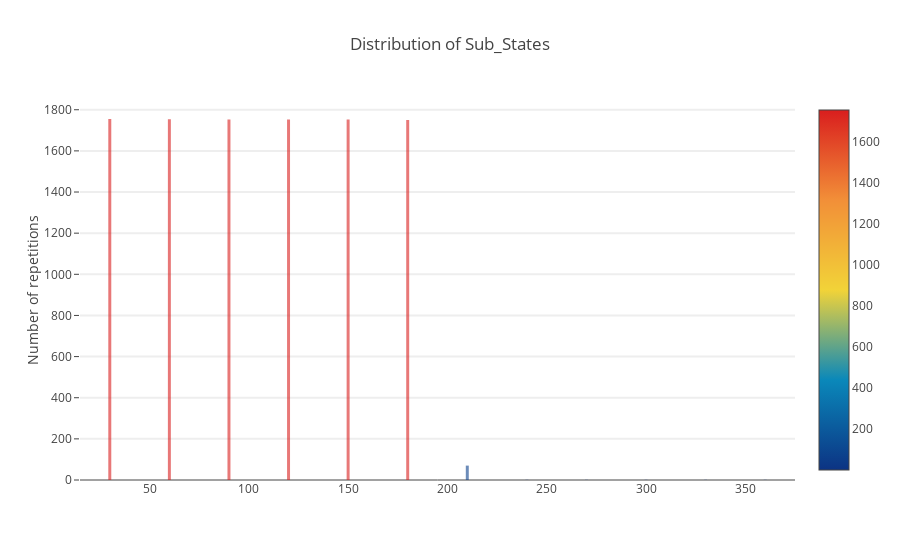

The notebook cell saved with this chart:
### Code cell
best_sub_states(ones)

### Figure 1 — Plotly figure (JSON) as saved in the notebook; plotly's stock layout.template omitted (floating-point values rounded to 4 significant figures)
{"data": [{"marker": {"color": [1, 1, 1, 1, 1, 70, 1750, 1753, 1753, 1753, 1754, 1755], "colorscale": "Portland", "reversescale": false, "showscale": true}, "opacity": 0.6, "type": "bar", "width": 1.5, "x": [360, 330, 300, 270, 240, 210, 180, 150, 120, 90, 60, 30], "y": [1, 1, 1, 1, 1, 70, 1750, 1753, 1753, 1753, 1754, 1755]}], "layout": {"autosize": true, "hovermode": "closest", "showlegend": false, "title": "Distribution of Sub_States", "yaxis": {"gridwidth": 2, "ticklen": 5, "title": "Number of repetitions"}}}
